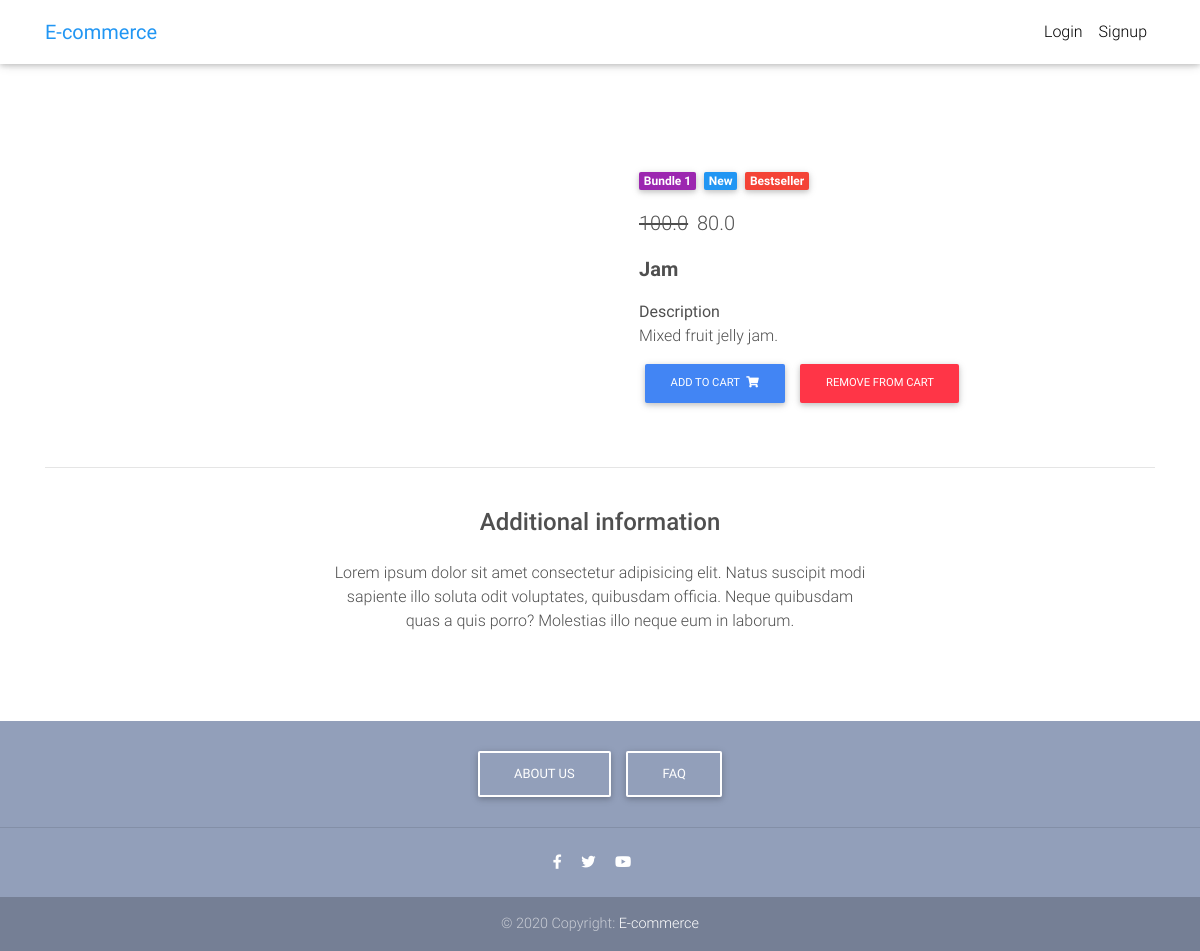
/product/1/, run on the app's committed database.
### core/models.py (models this page shows, shortened)
class Item(models.Model):
	title = models.CharField(max_length=50)
	description = models.CharField(max_length=200)
	price = models.FloatField()
	discount_price = models.FloatField(blank=True,null=True)
	category = models.CharField(choices=CATEGOTY_CHOICES, max_length=2)
	label = models.CharField(choices=LABEL_CHOICES, max_length=1)
	slug = models.SlugField(unique=True)
	def get_add_to_cart_url(self):
		return reverse("core:add-to-cart", kwargs={
			'slug':self.slug
			})
	def get_remove_from_cart_url(self):
		return reverse("core:remove-from-cart", kwargs={
			'slug':self.slug
			})

### core/views.py (the view)
# urls.py: path('product/<slug>/', ItemDetailView.as_view(), name='product'),
class ItemDetailView(DetailView):
	model = Item
	template_name = "product-page.html"

### templates/product-page.html (shortened to what this page needs)
{% extends "base.html" %}
{% block own_content %}
  <main>
    <div class="container dark-grey-text mt-5">
      <div class="row wow fadeIn">
        <div class="col-md-6 mb-4">
        </div>
        <div class="col-md-6 mb-4">
          <div class="p-4">
            <div class="mb-3">
              <a href="">
                <span class="badge purple mr-1">{{ object.get_category_display}}</span>
              </a>
              <a href="">
                <span class="badge blue mr-1">New</span>
              </a>
              <a href="">
                <span class="badge red mr-1">Bestseller</span>
              </a>
            </div>
            <p class="lead">
                {% if object.discount_price %}
                <span class="mr-1">
                <del>{{ object.price }}</del>
                </span>
                <span class="mr-1">
                {{ object.discount_price }}
                </span>
                {% else %}
                {{ object.price}}
                {% endif %}
            </p>
            <p class="lead font-weight-bold">{{object.title}}</p>
            <p><b>Description </b><br/>
            {{object.description}}</p>
            <a href="{{ object.get_add_to_cart_url }}" class="btn btn-primary btn-md my-0 p">
              Add to cart
              <i class="fas fa-shopping-cart ml-1"></i>
            </a>
            <a href="{{ object.get_remove_from_cart_url }}" class="btn btn-danger btn-md my-0 p">
              Remove from cart
            </a>
          </div>
        </div>
      </div>
      <hr>
      <div class="row d-flex justify-content-center wow fadeIn">
        <div class="col-md-6 text-center">
          <h4 class="my-4 h4">Additional information</h4>
          <p>Lorem ipsum dolor sit amet consectetur adipisicing elit. Natus suscipit modi sapiente illo soluta odit
            voluptates,
            quibusdam officia. Neque quibusdam quas a quis porro? Molestias illo neque eum in laborum.</p>
        </div>
      </div>
      <div class="row wow fadeIn">
        <div class="col-lg-4 col-md-12 mb-4">
        </div>
        <div class="col-lg-4 col-md-6 mb-4">
        </div>
        <div class="col-lg-4 col-md-6 mb-4">
        </div>
      </div>
    </div>
  </main>
{% endblock own_content %}

### templates/base.html (style rules this page uses)
html, body, header, .carousel { height: 60vh; }

### data on the page
Item: category "Bundle 1", price "100.0", discount_price "80.0", title "Jam", description "Mixed fruit jelly jam."
